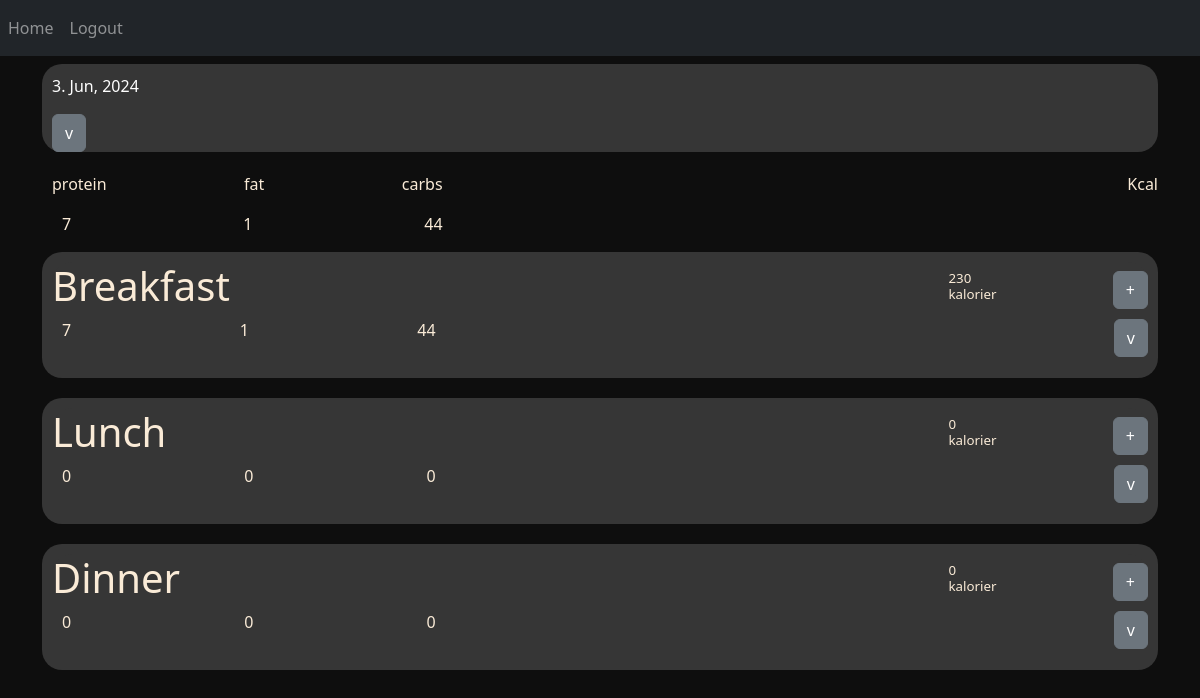
The app's page / (signed in) with its own data.
### website/models.py (models this page shows)
class Meal(db.Model):
    id = db.Column(db.Integer, primary_key=True)
    day_id = db.Column(db.Integer, db.ForeignKey('day.id'))
    products = db.Column(db.PickleType)
    mealTime = db.Column(db.Integer)
    def get_nutrition(self):
        nutrition = {"kcal": 0, "protein": 0, "fat": 0, "carbs": 0}
        for (id, amount) in self.products.items():
            for (key, item) in Product.query.get(id).get_nutrition().items():
                nutrition[key] += int(item * amount / 100)
        return nutrition

### website/views.py (the view, shortened to what this page needs)
@views.route('/', methods=['GET', 'POST'])
@login_required
def home():
    nutrition_list = []
    if request.method == 'POST':
        mealTime = request.form.get('button')
        print(mealTime)
        return redirect(url_for('views.search', mealTime = mealTime))
    if not current_user.selected_day:
        new_day = Day(date = datetime.now().strftime('%Y-%m-%d'), user_id = current_user.id)
        db.session.add(new_day)
        db.session.commit()
        current_user.selected_day = new_day.id
    current_day = Day.query.get(current_user.selected_day) if current_user.selected_day else None
    existing_meals = Meal.query.filter(Meal.day_id == current_day.id).all()
    productNames = {}
    if existing_meals:
        existing_meals = sorted(existing_meals, key=lambda x: x.mealTime)
        print([meal.mealTime for meal in existing_meals])
        for meal in existing_meals:
            if meal.products:
                for id in meal.products.keys():
                    productNames[id] = Product.query.get(id).name
                nutrition_list.append(meal.get_nutrition())
            else:
                nutrition_list.append({"kcal": 0, "protein": 0, "fat": 0, "carbs": 0})
    print(nutrition_list)
    total_nutrition = {"kcal": 0, "protein": 0, "fat": 0, "carbs": 0}
    for nutrition in nutrition_list:
        for key, value in nutrition.items():
            total_nutrition[key] += value
    return render_template("home.html", existing_meals=existing_meals, user=current_user, current_day=current_day, nutrition_list=nutrition_list, total_nutrition=total_nutrition, productNames = productNames)

### website/__init__.py (called while the page is built)
def create_app():
    app = Flask(__name__)
    app.config['SECRET_KEY'] = 'hjshjhdjah kjshkjdhjs'
    app.config['SQLALCHEMY_DATABASE_URI'] = f'sqlite:///{DB_NAME}'
    db.init_app(app)
    from .views import views
    from .auth import auth
    app.register_blueprint(views, url_prefix='/')
    app.register_blueprint(auth, url_prefix='/')
    from .models import User, Day, Product
    with app.app_context():
        db.create_all()
    login_manager = LoginManager()
    login_manager.login_view = 'auth.login'
    login_manager.init_app(app)
    @login_manager.user_loader
    def load_user(id):
        return User.query.get(int(id))
    return app

### website/models.py (called while the page is built)
    def get_nutrition(self):
        return {"kcal": self.kcal, "protein": self.protein, "fat": self.fat, "carbs": self.carbs}

### website/templates/home.html (shortened to what this page needs)
{% extends "base.html" %} {% block title %}Home{% endblock %} {% block content
    %}
<div style="background-color: rgb(54, 54, 54); padding-left: 10px; padding-right: 10px; padding-top:10px; border-radius: 20px; margin-bottom: 20px;">
  <div>
    <p id="displayDate" style="color: white;"></p>
  </div>
  <button class="btn btn-secondary" type="button" data-bs-toggle="collapse" data-bs-target="#top-calender" aria-expanded="false" aria-controls="top-calender">
    v
  </button>
</div>
<div>
  <ul class="list-group list-group-flush" id="notes">
    {% if current_day %}
        {% set meal_types = ['Breakfast', 'Lunch', 'Dinner'] %}
        <div style="display: flex; flex-direction: row; justify-content: space-between">
          <div style="display: flex; flex-direction: row; margin-left: 10px; margin-right: 10px; justify-content: space-between; width: 35%;">
            <p style="color: antiquewhite;"> protein </p>
            <p style="color: antiquewhite;"> fat </p>
            <p style="color: antiquewhite;"> carbs </p>
          </div>
          <div >
            <p style="color: antiquewhite;">Kcal</p>
          </div>
        </div>
        <div style="padding-left: 10px; display: flex; flex-direction: row; margin-left: 10px; margin-right: 10px; justify-content: space-between; width: 35%;">
          <p style="color: antiquewhite;"> {{total_nutrition["protein"]}} </p>
          <p style="color: antiquewhite;"> {{total_nutrition["fat"]}} </p>
          <p style="color: antiquewhite;"> {{total_nutrition["carbs"]}} </p>
        </div>
        {% for meal in existing_meals %}
        <div style="background-color: rgb(54, 54, 54); padding-left:10px; padding-right:10px;padding-top:10px; border-radius: 20px; margin-bottom: 20px;">
          <div style="background-color: rgb(54, 54, 54); border-top-left-radius: 20px; border-top-right-radius: 20px;">
            <div class="d-inline-flex gap-1" style="display: flex; flex-direction: row; align-items: center; justify-content: space-between; width: 100%;">
              <h1 style="color: antiquewhite; ">{{ meal_types[meal.mealTime] }}</h1>
                <div style="display: flex; flex-direction: row; justify-content: right; align-items: center; width: 25%; align-items: center;">
                  <h4 style="color: antiquewhite; margin-right: 40%; font-size: smaller; width: 20%;">{{ nutrition_list[meal.mealTime]["kcal"] }} kalorier</h4>
                  <form action="/" method="post">
                    <button class="btn btn-secondary" name="button" type="submit" value="{{loop.index - 1}}">
                      <a class="nav-item nav-link" id="add_product" >+</a>
                    </button>
                  </form>
                </div>
            </div>
          </div>
          <div style="margin-bottom: 20px; ">
            <div  id="parentDiv{{loop.index}}" style="display: flex; flex-direction: row; justify-content: space-between; align-items: center; background-color: rgb(54, 54, 54);" >
                <div style="padding-left: 10px; display: flex; flex-direction: row; align-items: center; justify-content: space-between; width: 35%;">
                  <p style="color: antiquewhite;"> {{ (nutrition_list[meal.mealTime]["protein"]) }} </p>
                  <p style="color: antiquewhite;"> {{ nutrition_list[meal.mealTime]["fat"] }} </p>
                  <p style="color: antiquewhite;"> {{ nutrition_list[meal.mealTime]["carbs"] }} </p>
                </div>
                <button class="btn btn-secondary" type="button" data-bs-toggle="collapse" data-bs-target="#collapseExample{{loop.index}}" aria-expanded="false" aria-controls="collapseExample">
                  v
                </button>
            </div>
          </div>
        </div>
        {% endfor %}
    {% else %}
        <p style="color: antiquewhite;">No meals recorded for today.</p>
    {% endif %}
  </ul>
</div>
{% endblock %}

### records on screen
Meal: mealTime "Breakfast", mealTime "230", mealTime "7", mealTime "1", mealTime "44"
Meal: mealTime "Lunch", mealTime "0"
Meal: mealTime "Dinner", mealTime "0"

### other values on screen
{{ total_nutrition["protein"] }} "7"
{{ total_nutrition["fat"] }} "1"
{{ total_nutrition["carbs"] }} "44"
